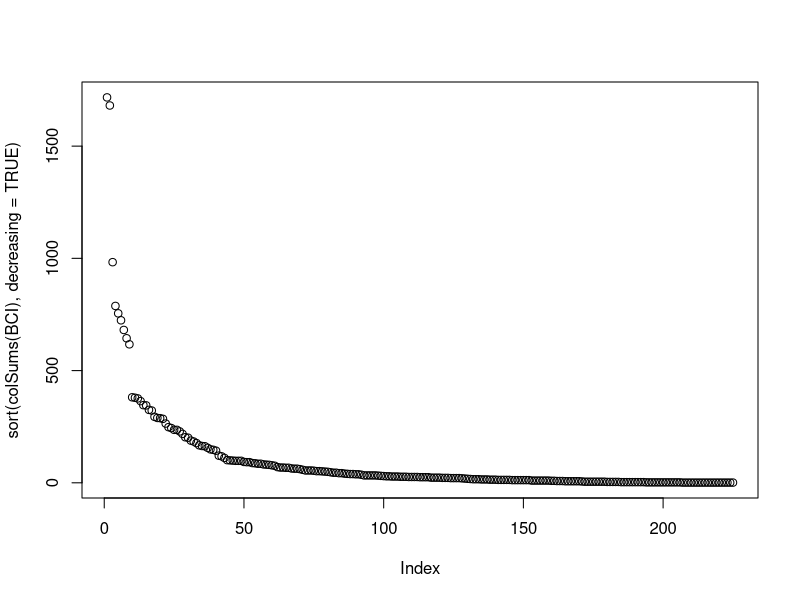
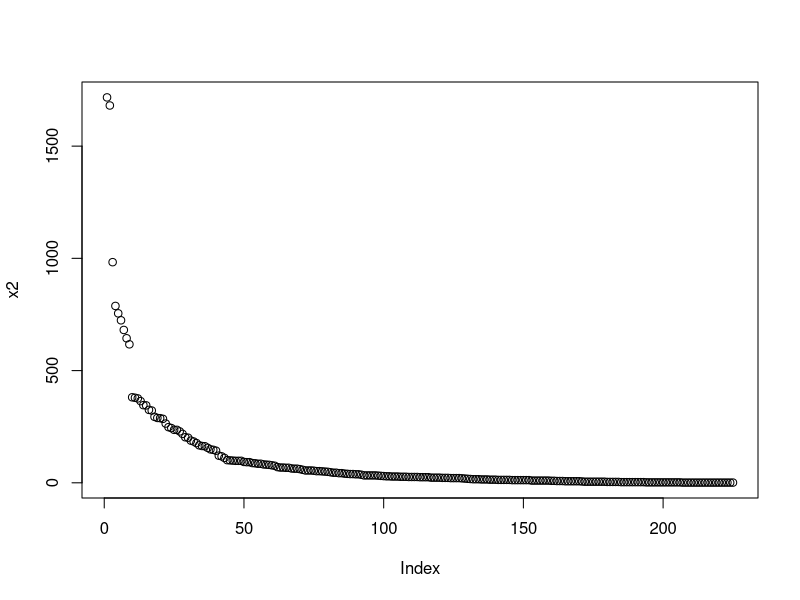

Write the R code that produced these figures, in order. (Note: this script raises an error after producing the figures.)
library ("tidyverse")
#15May2ndPartClass Loading TidyVerse. Some conflicts appear, if you have more packages loaded there would appear more conflicts

#install the vegan package.

####pipes %>%ctrl-shift-m####
#Why do we use pipes? 
data (BCI, package="vegan") #I don´t have the package, so it will not retrieve the BCI dataset. 

x11() #this makes it open a new plot window

plot (
  sort(
    colSums(BCI), 
    decreasing = TRUE)) #ploting the colums decreasingly. Putting spaces so it is easy to read. 

x1 <- colSums (BCI) #I just transformed this in one object
x2 <- sort(x1, decreasing = TRUE) #this in another, so I just shortened lines 11-14 into line 19. 

plot (x2)

BCI %>%  colSums()      #Function to shorten what we just did up there. It will look exactly the same as 11-14 or 19, but in a more practical way

#if your cursor is inside the () you press TAB and all your arguments will appear. If you don´t use anything, it will use the first argument. 

BCI %>%
  colSums() %>%
  sort(decresaing = TRUE ) %>% #you just use sort () and it will be the other way
  plot ()


####One table functions ####

#Takes one dataframe
#select, filter, mutate, group_by, summarise, slice, count, arrange, nest
#we will use the iris data set

iris <- as_tibble(iris) #converted the iris into an object 
#what is a tibble? It will organize the iris data. It will print just the first 10 rolls.


#select function 
iris %>% select(Sepal.Length, Species) #No quote marks required. You are selecting the columns to be shown with this command. 
select(iris, Sepal.Length, Species) #it is the same thing as the line 41, but pipes can make your code cleaner. 

iris %>% select(-Sepal.Width) #it will stop using this column 

iris %>% select (Sepal.Length:Petal.Length) #It will take information from Column 'sepal.length' to column 'petal.length'. If those are start column to end column, it will take everything in between.


#rename function

iris %>% rename (sepal.length = Sepal.Length, spp = Species) #the first thing in () is the new name, after the = is the old name. The only rule is that they have to be legal names. 


# Filter things out 

iris %>% filter(Sepal.Length > 5, Petal.Length < 2) %>% #now it filtered out <5 and >2, and now we have only 20 rows. 
select(Species) #shows a table with the species that present the reason behind my filter

iris %>% filter(Sepal.Length >5, Petal.Length <2) %>%  select (Species, Sepal.Length, Petal.Length) #now I filtered considering the numbers, and selected the species AND the columns showing the values I wanted.

iris [iris$Sepal.Length > 5 & iris$Petal.Length < 2, "Species"] #same thing from lines 58, 59 without pipes. 


#Mutate - it will change. We can make a new column or change an existing column. 

iris %>% mutate (petal.area = Petal.Length * Petal.Width) #I created a new column using two existing columns. 

iris %>% mutate (Species = toupper(Species)) #Now I made all names in capital case. 

#Remember: none of those changes are permanent. To make a change permanent I would have to iris <- iris %>% mutate (blablabla)



iris %>%  group_by(Species) %>% 
  summarise (mean_petal_length = mean (Petal.Length), sd_petal_length = sd (Petal.Length))
#You can add whatever you want in this summary.I am telling it to group by species with the mean of petal length column and the standart deviation from petal length. 

iris %>%  group_by(Species) %>% 
  summarise (mean (Petal.Length), sd (Petal.Length)) #it is completely the same but this one you didn´t really name, so the tables will just appear with the formula as the title for the columns. 

iris %>%  group_by (Species) %>% 
  mutate (mean_petal_length = mean (Petal.Length)) #it will create a mean for each species, not overall mean. So I can compare the Petal Length of one measurement with the overall mean for the species. 


iris %>%  group_by(Species) %>% 
  mutate (mean_petal_lengtj = mean (Petal.Length)) %>% 
  ungroup() #remove the group structure. Sometimes you grouped your data for one analysis but you don´t want anymore, so you should ungroup the data frame. It is a tibble with no groups.The group we are removing is the species, in this case. 



iris %>%  arrange (Petal.Length) #arranging by petal length
iris %>%  arrange (desc(Petal.Length))# arranging by petal length from the higher values.

iris %>% group_by(Species) %>%  arrange(Petal.Length)  #it will arrange by species and petal length
  
iris %>% group_by(Species) %>%  arrange(Petal.Length) %>%  slice (1:3) #it will show now the top three for each of the species. In this case it will give the top 3, but it could be the top 4 (1:4). 

iris %>%  group_by(Species) %>%  arrange (desc(Petal.Length)) %>% slice (1:3) #not it is the same but I get the higherst Petal Length per species.

iris %>%  group_by(Species) %>% nest() #took all the data for each species and created it´s on tibble, or groups based in Species. It is a powerful technique. 

iris %>% 
  group_by(Species) %>% 
  nest() %>%  
  mutate(mod = map(data, ~lm(Sepal.Length ~ Sepal.Width, data =. )))
#mod stands for creating a model, a map that uses data and the function lm (linear model) that describes the relationship between Sepal.Length and Sepal.Width).

iris %>% 
  group_by(Species) %>% #we took all diferent species
  nest() %>%  #we grouped our data by species
  mutate(mod = map(data, ~lm(Sepal.Length ~ Sepal.Width, data =. ))) %>% #mod is a new colum name. Map takes lists and process element by element. this map took each of this tibbles with this data, 50 rows of 4 colums. So it fits all the data in one of the species. One model for each species. . is the internal name of each section of data.
  mutate(coef = map(mod, broom::tidy)) %>% #It pulls the coefficient out of the model 
  #broom is a usefull package that takes the models and makes into a data frame. 
  unnest (coef) 
#In the end, for each species we will get the data. 


####reshaping data####

#make tidy data

#gather, spread
iris #there is one column for each variable in this dataset. Sometimes this is fine, sometimes it is not an useful structure. Many times in tidyverse, it expects the tidydata organization. 

iris %>%
  rownames_to_column()
#it creates a column of row names, in this case, numeral. 

iris %>%  
  rownames_to_column() %>% 
  gather(key = variable, value = measurement, -Species, -rowname ) #it will put the column names into one column and the data into another colum. Key is the colum name. That will take all column names and the data into the colum measurement, and I will exclude two colums, Species and Rowname; so I will have the colums Rowname, Species, Variable and Measurement.
#Now I changed how my data looks like: I have 4 columns and 600 rows.


iris %>%  
  rownames_to_column() %>% 
  gather(key = variable, kk = measurement, -Species, -rowname ) %>% 
  group_by(Species, variable) %>% 
  summarise(mean = mean (measurement)) #made the data into a thin format and used a mean per variable and per species into a new column

x11() #make it into a new window
iris %>% 
  rownames_to_column() %>% 
  gather (key = variable, value = measurement, -Species, -rowname) %>% 
  ggplot (aes(x=variable, y=measurement, fill=Species)) + geom_violin()
#now I plotted it all. 


####two table function#### 
#I lost it!
#left_join
#full_join
#semi_join
#anti_join

####n table functions### 
#you have to tables and will put tem in top of eachother with bind_rows
#you have to tables and it will put them side by side with bind_cols
#the crossing function wont will be used.

